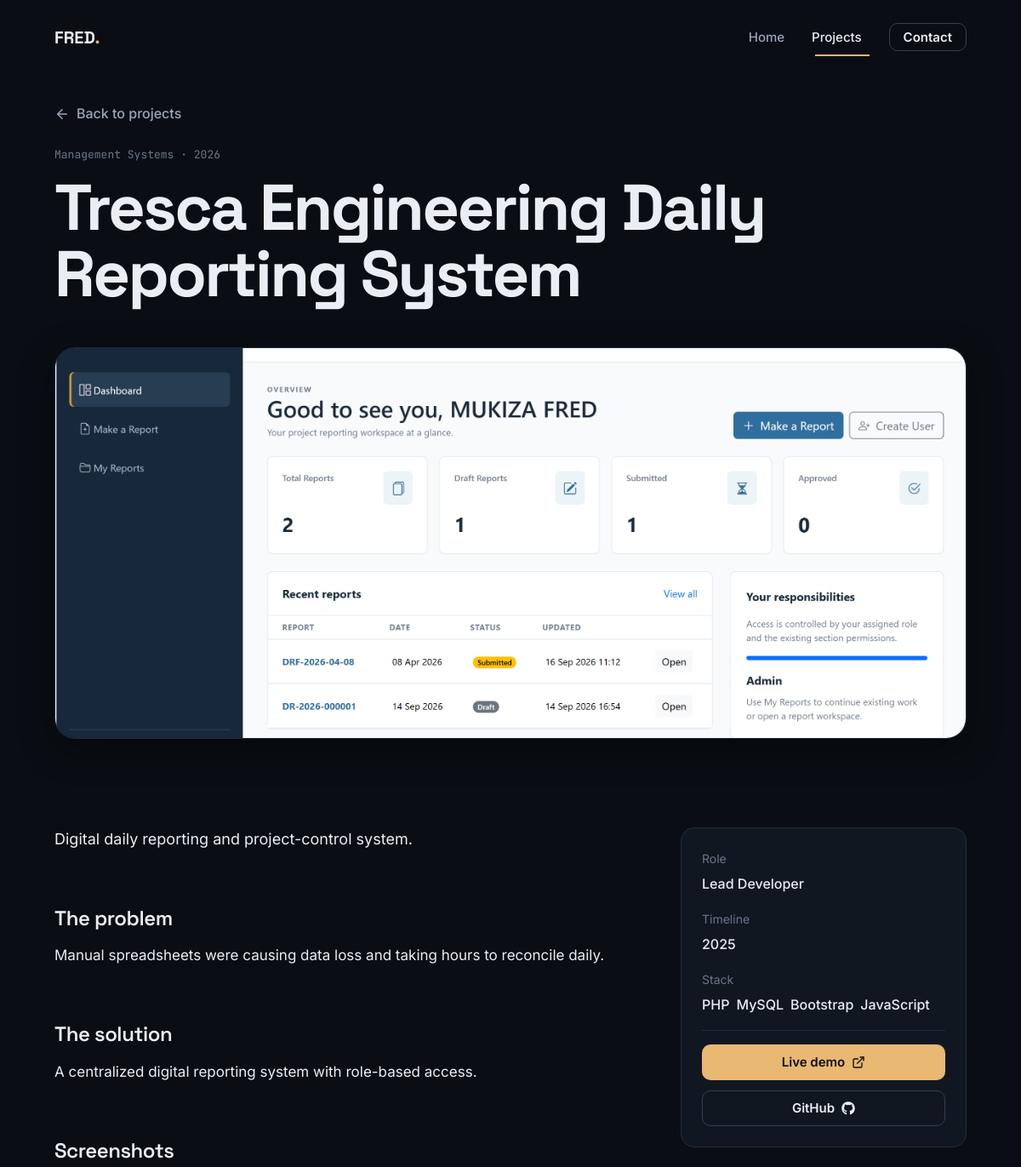
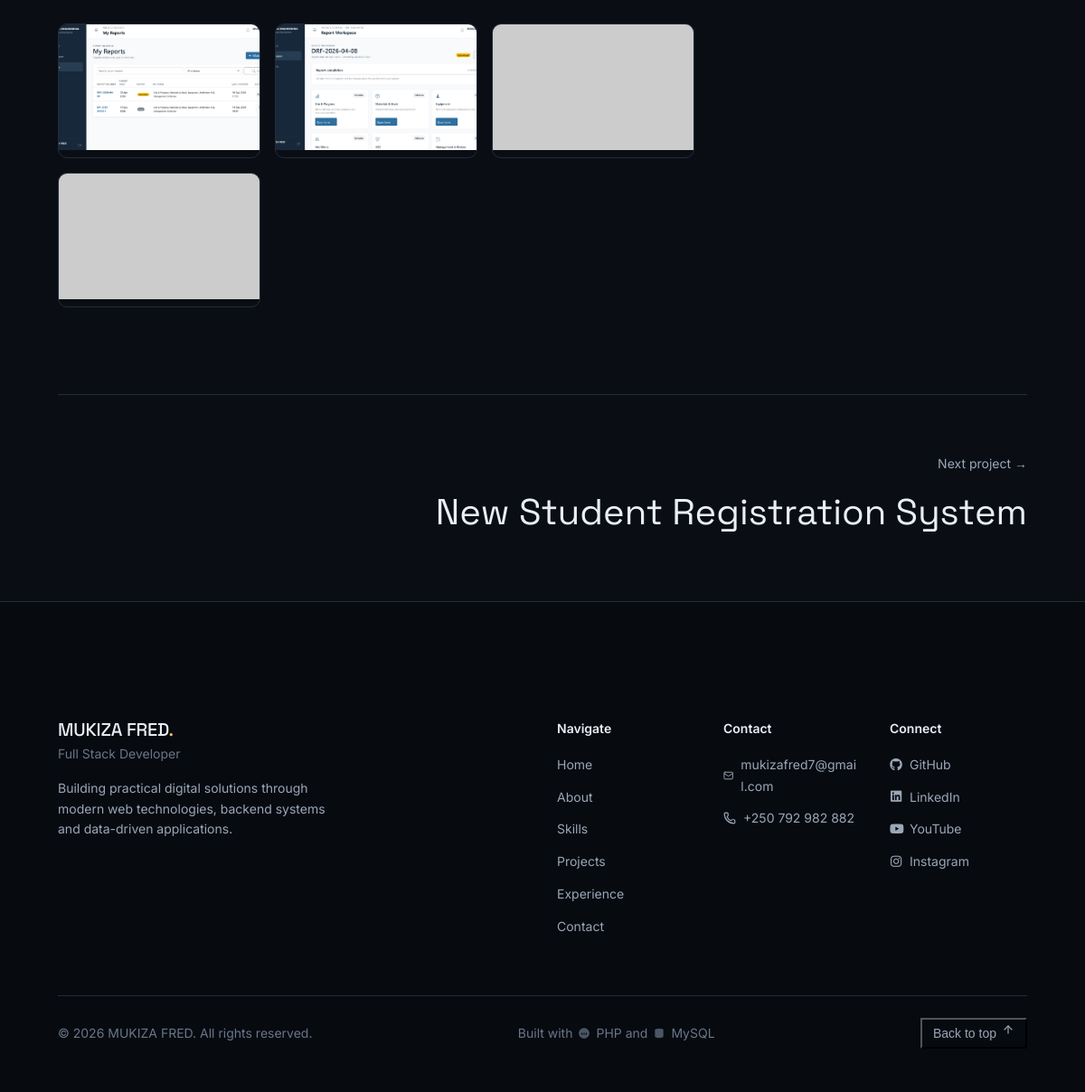
/project.php?slug=tresca-engineering-daily-reporting, run on the app's committed database (2 pictures, top to bottom).
### tables this page shows
CREATE TABLE `projects` (
  `id` int(11) NOT NULL,
  `title` varchar(150) NOT NULL,
  `slug` varchar(150) NOT NULL,
  `short_description` varchar(255) DEFAULT NULL,
  `description` text DEFAULT NULL,
  `category` varchar(100) DEFAULT NULL,
  `image` varchar(255) DEFAULT NULL,
  `github_url` varchar(255) DEFAULT NULL,
  `live_url` varchar(255) DEFAULT NULL,
  `featured` tinyint(1) DEFAULT 0,
  `status` enum('published','draft','archived') DEFAULT 'draft',
  `sort_order` int(11) DEFAULT 0,
  `created_at` timestamp NOT NULL DEFAULT current_timestamp(),
  `updated_at` timestamp NOT NULL DEFAULT current_timestamp() ON UPDATE current_timestamp(),
  `technologies` varchar(255) DEFAULT NULL,
  `role` varchar(100) DEFAULT NULL,
  `problem` text DEFAULT NULL,
  `solution` text DEFAULT NULL,
  `key_features` text DEFAULT NULL,
  `challenges` text DEFAULT NULL,
  `results` text DEFAULT NULL,
  `year` varchar(20) DEFAULT NULL
);

CREATE TABLE `project_images` (
  `id` int(11) NOT NULL,
  `project_id` int(11) NOT NULL,
  `image` varchar(255) NOT NULL,
  `caption` varchar(255) DEFAULT NULL,
  `sort_order` int(11) DEFAULT 0,
  `created_at` timestamp NOT NULL DEFAULT current_timestamp()
);

### project.php (the view, shortened to what this page needs)
<?php
$slug = isset($_GET['slug']) ? trim($_GET['slug']) : '';
$db = (new Database())->getConnection();
$stmt = $db->prepare("SELECT * FROM projects WHERE slug = ? AND status = 'published' LIMIT 1");
$stmt->execute([$slug]);
$project = $stmt->fetch();
$imgStmt = $db->prepare("SELECT * FROM project_images WHERE project_id = ? ORDER BY sort_order ASC, created_at ASC");
$imgStmt->execute([$project['id']]);
$images = $imgStmt->fetchAll();
$allStmt = $db->query("SELECT id, title, slug, image FROM projects WHERE status = 'published' ORDER BY featured DESC, sort_order ASC, created_at DESC");
$allProjects = $allStmt->fetchAll();
$nextProject = null;
foreach ($allProjects as $index => $p) {
    if ($p['id'] == $project['id']) {
        if (isset($allProjects[$index + 1])) {
            $nextProject = $allProjects[$index + 1];
        } else {
            $nextProject = $allProjects[0];
        }
        break;
    }
}
$title = htmlspecialchars($project['title'], ENT_QUOTES, 'UTF-8');
$category = htmlspecialchars($project['category'] ?? '', ENT_QUOTES, 'UTF-8');
$short_desc = htmlspecialchars($project['short_description'] ?? '', ENT_QUOTES, 'UTF-8');
$github = htmlspecialchars($project['github_url'] ?? '', ENT_QUOTES, 'UTF-8');
$live = htmlspecialchars($project['live_url'] ?? '', ENT_QUOTES, 'UTF-8');
$main_image = !empty($project['image']) ? htmlspecialchars($project['image'], ENT_QUOTES, 'UTF-8') : 'https://via.placeholder.com/1200x500/18202C/E9EEF5?text=Project+Cover';
$created_year = date('Y', strtotime($project['created_at']));
?>
<!DOCTYPE html>
<html lang="en">
<head>
    <link rel="stylesheet" href="assets/css/style.css">
    <link rel="stylesheet" href="https://cdnjs.cloudflare.com/ajax/libs/font-awesome/6.5.2/css/all.min.css">
</head>
<body class="loaded">
<header class="navbar">
    <div class="container container-wide">
        <a href="index.php" class="nav-brand" aria-label="Mukiza Fred Home">
            FRED<span>.</span>
        </a>
        <nav class="desktop-nav" aria-label="Main Navigation">
            <a href="index.php#home" class="nav-link">Home</a>
            <a href="index.php#projects" class="nav-link active">Projects</a>
            <a href="index.php#contact" class="btn btn-secondary" style="padding: 8px 16px;">Contact</a>
            <div class="nav-indicator" aria-hidden="true" style="width: 64px; transform: translateX(78px);"></div>
        </nav>
    </div>
</header>
<main>
    <div class="container container-wide">
        <div class="case-header anim-fade-up">
            <a href="index.php#projects" class="case-back">
                <i data-lucide="arrow-left" style="width: 18px; height: 18px;"></i>
                Back to projects
            </a>
            <div class="case-meta-top">
                <?php echo $category; ?> &middot; <?php echo $created_year; ?>
            </div>
            <h1 class="display"><?php echo $title; ?></h1>
        </div>
        <img src="<?php echo $main_image; ?>" alt="<?php echo $title; ?> Cover" class="case-hero-img anim-fade-up" style="animation-delay: 100ms;">
        <div class="case-content-grid">
            <div class="case-body anim-fade-up" style="animation-delay: 200ms;">
                <?php if (!empty($short_desc)): ?>
                    <div class="lead" style="margin-bottom: var(--space-6); color: var(--text-primary);">
                        <?php echo $short_desc; ?>
                    </div>
                <?php endif; ?>
                <?php if (!empty($project['problem'])): ?>
                    <h2 class="case-section-title">The problem</h2>
                    <p><?php echo nl2br(htmlspecialchars($project['problem'], ENT_QUOTES, 'UTF-8')); ?></p>
                <?php endif; ?>
                <?php if (!empty($project['solution'])): ?>
                    <h2 class="case-section-title">The solution</h2>
                    <p><?php echo nl2br(htmlspecialchars($project['solution'], ENT_QUOTES, 'UTF-8')); ?></p>
                <?php endif; ?>
                <?php if (count($images) > 0): ?>
                    <h2 class="case-section-title">Screenshots</h2>
                    <div class="gallery-grid">
                        <?php foreach($images as $img):
                            $imgPath = htmlspecialchars($img['image'], ENT_QUOTES, 'UTF-8');
                            $imgCap = htmlspecialchars($img['caption'], ENT_QUOTES, 'UTF-8');
                        ?>
                            <div class="gallery-img-wrapper" title="<?php echo $imgCap; ?>">
                                <img src="<?php echo $imgPath; ?>" alt="<?php echo $imgCap; ?>" loading="lazy">
                            </div>
                        <?php endforeach; ?>
                    </div>
                <?php endif; ?>
            </div>
            <aside class="case-sidebar anim-fade-up" style="animation-delay: 250ms;">
                <?php if (!empty($project['role'])): ?>
                <div class="sidebar-item">
                    <div class="sidebar-label">Role</div>
                    <div class="sidebar-value"><?php echo htmlspecialchars($project['role'], ENT_QUOTES, 'UTF-8'); ?></div>
                </div>
                <?php endif; ?>
                <div class="sidebar-item">
                    <div class="sidebar-label">Timeline</div>
                    <div class="sidebar-value"><?php echo htmlspecialchars($project['year'] ?? $created_year, ENT_QUOTES, 'UTF-8'); ?></div>
                </div>
                <div class="sidebar-item">
                    <div class="sidebar-label">Stack</div>
                    <div class="sidebar-value">
                        <div style="display: flex; gap: 8px; flex-wrap: wrap; margin-top: 4px;">
                            <?php
                            if (!empty($project['technologies'])) {
                                $techs = array_map('trim', explode(',', $project['technologies']));
                                foreach ($techs as $tech) {
                                    echo '<span class="badge">' . htmlspecialchars($tech, ENT_QUOTES, 'UTF-8') . '</span>';
                                }
                            }
                            ?>
                        </div>
                    </div>
                </div>
                <?php if (!empty($live) || !empty($github)): ?>
                <hr style="border: 0; border-top: 1px solid var(--line); margin: var(--space-4) 0;">
                <div style="display: flex; flex-direction: column; gap: var(--space-3);">
                    <?php if (!empty($live)): ?>
                        <a href="<?php echo $live; ?>" target="_blank" rel="noopener noreferrer" class="btn btn-primary" style="width: 100%;">
                            Live demo <i data-lucide="external-link" style="width: 16px; height: 16px;"></i>
                        </a>
                    <?php endif; ?>
                    <?php if (!empty($github)): ?>
                        <a href="<?php echo $github; ?>" target="_blank" rel="noopener noreferrer" class="btn btn-secondary" style="width: 100%;">
                            GitHub <i class="fa-brands fa-github social-brand-icon social-brand-icon--button" aria-hidden="true"></i>
                        </a>
                    <?php endif; ?>
                </div>
                <?php endif; ?>
            </aside>
        </div>
        <?php if ($nextProject): ?>
            <a href="project.php?slug=<?php echo urlencode($nextProject['slug']); ?>" class="next-project">
                <div class="next-project-label">Next project &rarr;</div>
                <div class="next-project-title"><?php echo htmlspecialchars($nextProject['title'], ENT_QUOTES, 'UTF-8'); ?></div>
            </a>
        <?php endif; ?>
    </div>
</main>
<?php include 'includes/footer.php'; ?>

### data on the page
projects: category "Management Systems", created_at "2026", title "Tresca Engineering Daily Reporting System", image (picture), short_description "Digital daily reporting and project-control system.", problem "Manual spreadsheets were causing data loss and taking hours to reconcile daily.", solution "A centralized digital reporting system with role-based access.", role "Lead Developer", year "2025", technologies "PHP", technologies "MySQL", technologies "Bootstrap", technologies "JavaScript"
project_images: image (picture)
project_images: image (picture)
projects: title "New Student Registration System"

### other printed values
$footerEmail "mukizafred7@gmail.com"
$footerPhone "+250 792 982 882"
$platform "GitHub"
$platform "LinkedIn"
$platform "YouTube"
$platform "Instagram"
